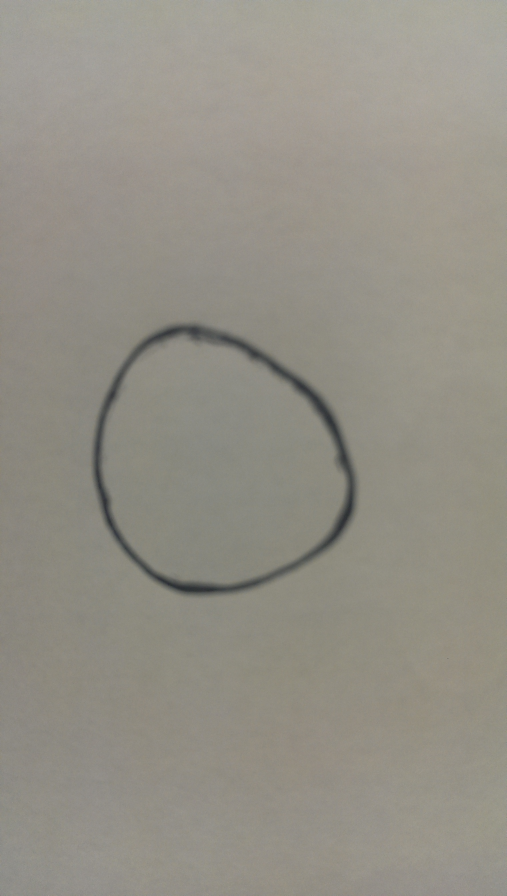
%> input picture test/lib-a/zero.jpg, 1520 x 2688 px (shown at 1/3 size)
$ octave jaccard_sim.m   (GNU Octave 9; MATLAB toolbox functions it lacks are replaced by stand-ins)
%> lines starting %> are read from the running program, lines starting %| are printed output that depends on the picture; in (x1, y1, x2, y2) boxes, pixels count from 0 and x2, y2 are one past the last pixel; in counts of white or black regions, pixels touching at a corner belong together; the program's own positions count from 1


% function [] = test(x,img)

clc;

ext_size = 50;
store = 0;      % 1:training 0:Testing(digit recognition)


%clear all;
%-----------backup the variables need to store the patterns in library-------
ret = exist('backup.mat', 'file');
if ret == 2
    load('backup')
else
    index=1;
    complete = 0;
    store_sample = zeros(ext_size,ext_size,10);
    zero_forg = zeros(2500,2);zero_frg_cnt = zeros(1,10);
    one_forg = zeros(2500,2);one_frg_cnt = zeros(1,10);
    two_forg = zeros(2500,2);two_frg_cnt = zeros(1,10);
    three_forg = zeros(2500,2);three_frg_cnt = zeros(1,10);
    four_forg = zeros(2500,2);four_frg_cnt = zeros(1,10);
    five_forg = zeros(2500,2);five_frg_cnt = zeros(1,10);
    six_forg = zeros(2500,2);six_frg_cnt = zeros(1,10);
    seven_forg = zeros(2500,2);seven_frg_cnt = zeros(1,10);
    eight_forg = zeros(2500,2);eight_frg_cnt = zeros(1,10);
    nine_forg = zeros(2500,2);nine_frg_cnt = zeros(1,10);
    d_1= zeros(1,10); d_2= zeros(1,10); d_3= zeros(1,10); d_4= zeros(1,10);
    d_5= zeros(1,10);d_6= zeros(1,10);d_7= zeros(1,10);d_8= zeros(1,10);
    d_9= zeros(1,10);d_0= zeros(1,10);
end
%------------------------------------------------------------------------


%---------training library---------------------
 for img = {'zero.jpg','one.jpg', 'two.jpg', 'three.jpg', 'four.jpg', 'five.jpg', 'six.jpg', 'seven.jpg', 'eight.jpg', 'nine.jpg'}
  image = img{1};
%----------------------------------------------

%  image = 'two.jpg';         %Image to be identify


%---------------------------Image Capturing------------------------------
x = imread(image);
%> x is the input picture: size 2688x1520x3 uint8; mean R, G, B 147.6, 144.1, 134.4
I = rgb2gray(x);
% [6 lines of commented-out code are left out]

BW = im2bw(I,0.4);
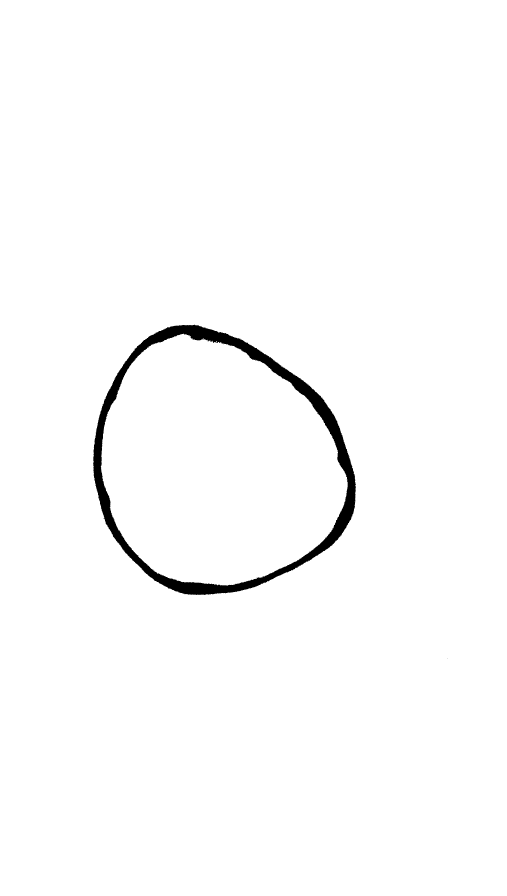
%> BW: size 2688x1520 logical (shown at 1/3 size); 98.4% white; 7 black regions (6 under 20 px), largest, box (x1, y1, x2, y2) and area: (279, 974, 1068, 1785) 64477
BW = imresize(BW, [200 200]);
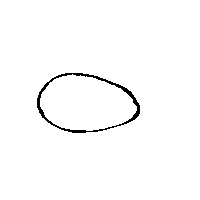
%> BW: size 200x200 logical; 98.4% white; black in thin lines or dots, all inside (x1, y1, x2, y2) = (37, 73, 140, 133)
get_size = size(BW);
%> get_size = [200 200]
%figure, imshow(BW);

rows = zeros(get_size(1), 1);
cols = zeros(1, get_size(2));
rows_extract = zeros(get_size(1), 1);
rw_index_ext = zeros(get_size(1), 1);
cols_extract = zeros(1, get_size(2));
col_index_ext = zeros(1, get_size(2));
j=1;
k=1;
for i = 1:get_size(1)
    rows(i) = sum(BW(i,:));  % sum of elements in a array
    if rows(i) ~= get_size(2) % check atleast one '0'
        rows_extract(j) = rows(i);
        rw_index_ext(k) = i;
        j = j + 1;
        k = k + 1;
    end
end
%> after the loop, j = 61; k = 61; rows = 200 values, max 200 at index 1, min 168 at index 131, mean 196.8; rows_extract = 200 values, max 194 at index 27, min 0 at index 61, mean 56.84; rw_index_ext = 200 values, max 133 at index 60, min 0 at index 61, mean 31.05


if j == 1
    fprintf('no number');
    return;
end

% [4 lines of commented-out code are left out]


j=1;
k=1;
for i = 1:get_size(2)
    cols(i) = sum(BW(:,i));
    if cols(i) ~= get_size(1)
        cols_extract(j) = cols(i);
        col_index_ext(k) = i;
        j = j + 1;
        k = k + 1;
    end
end
%> after the loop, col_index_ext = 200 values, max 140 at index 103, min 0 at index 104, mean 45.84; cols = 200 values, max 200 at index 1, min 179 at index 40, mean 196.8; cols_extract = 200 values, max 197 at index 50, min 0 at index 104, mean 99.84; j = 104; k = 104


rows_extract_temp = rows_extract;
%> rows_extract_temp has the same summary as rows_extract
rw_index_ext_temp = rw_index_ext;
%> rw_index_ext_temp has the same summary as rw_index_ext
cols_extract_temp = cols_extract;
%> cols_extract_temp has the same summary as cols_extract
col_index_ext_temp = col_index_ext;
%> col_index_ext_temp has the same summary as col_index_ext

rows_extract = rows_extract(rows_extract_temp.*rw_index_ext_temp ~= 0); %trunctating 0s
%> rows_extract = 60 values, max 194 at index 27, min 168 at index 58, mean 189.5
rw_index_ext = rw_index_ext(rows_extract_temp.*rw_index_ext_temp ~= 0);
%> rw_index_ext = 60 values from 74 to 133
cols_extract = cols_extract(cols_extract_temp.*col_index_ext_temp ~= 0);
%> cols_extract = 103 values, max 197 at index 50, min 179 at index 3, mean 193.9
col_index_ext = col_index_ext(cols_extract_temp.*col_index_ext_temp ~= 0);
%> col_index_ext = 103 values from 38 to 140

extract_rw_size = size(rows_extract);
%> extract_rw_size = [60 1]
extract_cl_size = size(cols_extract);
%> extract_cl_size = [1 103]

ext_rw_eff = size(rw_index_ext(1):rw_index_ext(extract_rw_size(1)));
%> ext_rw_eff = [1 60]
ext_cl_eff =  size(col_index_ext(1):col_index_ext(extract_cl_size(2)));
%> ext_cl_eff = [1 103]

extract_digit = zeros(ext_rw_eff(2), ext_cl_eff(2));
%> extract_digit: size 60x103 double; every value is 0
col_indx_start = col_index_ext(1);
%> col_indx_start = 38
for i = 1:ext_cl_eff(2)
    extract_digit(:,i) = BW(rw_index_ext(1):rw_index_ext(extract_rw_size(1)), ...
                    col_indx_start);
    col_indx_start = col_indx_start + 1;
end
%> this loop made 103 passes
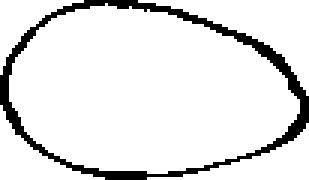
%> extract_digit: size 60x103 double (shown 3 times larger); values 0 (black) and 1 (white), 89.8% white; 1 black region, box (x1, y1, x2, y2) and area: (0, 0, 103, 60) 631
%> after the loop, col_indx_start = 141

new_bw = imresize(extract_digit, [50 50]);
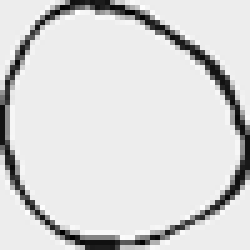
%> new_bw: size 50x50 double (shown 5 times larger); min -0.14, max 1.09, mean 0.898; drawn with min black and max white
new_bw = im2bw(new_bw,0.5);
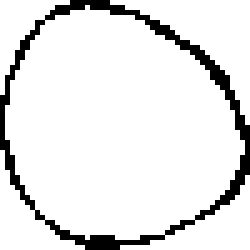
%> new_bw: size 50x50 logical (shown 5 times larger); 90% white; black in thin lines or dots
figure, imshow(new_bw);

%------------------------------------------------------------------------------

% store_sample = zeros(ext_size,ext_size,10);

%---------------captured training images stored in library--------------

if store == 1
    switch image
        case 'zero.jpg'
            zero_sample = new_bw;
            store_sample(:,:,1,index) = zero_sample;
        case 'one.jpg'
            one_sample = new_bw;
            store_sample(:,:,2,index) = one_sample;
        case 'two.jpg'
            two_sample = new_bw;
              store_sample(:,:,3,index) = two_sample;
        case 'three.jpg'
            three_sample = new_bw;
              store_sample(:,:,4,index) = three_sample;
        case 'four.jpg'
            four_sample = new_bw;
             store_sample(:,:,5,index) = four_sample;
        case 'five.jpg'
            five_sample = new_bw;
            store_sample(:,:,6,index) = five_sample;
        case 'six.jpg'
            six_sample = new_bw;
             store_sample(:,:,7,index) = six_sample;
        case 'seven.jpg'
            seven_sample = new_bw;
             store_sample(:,:,8,index) = seven_sample;
        case 'eight.jpg'
            eight_sample = new_bw;
             store_sample(:,:,9,index) = eight_sample;
        case 'nine.jpg'
            nine_sample = new_bw;
             store_sample(:,:,10,index) = nine_sample;
        otherwise
            dump = new_bw;
    end
end
%-----------------------------------------------------------------------

% function [ cnt, frgnd_mat ] = frgnd_cnt( x )

min1=1;min2=1;min3=1;min4=1;min5=1;
min6=1;min7=1;min8=1;min9=1;min0=1;

%-------store foreground pixels and foreground pixel count in libray------
if store == 1
    switch image
        case 'zero.jpg'
%             [zero_frg_cnt,zero_forg] = frgnd_cnt(1,ext_size,store_sample);
            k = 1;
%             zero_forg = zeros(2500,2);
            for i = 1:ext_size
                for j = 1:ext_size
                    if store_sample(i,j,1,index) == 0
                        zero_forg(k,1,index) = i;
                        zero_forg(k,2,index) = j;
                        k = k + 1;
                    end
                end
            end
            zero_frg_cnt(index) = k-1;


        case 'one.jpg'
%             [one_frg_cnt,one_forg] = frgnd_cnt(2,ext_size,store_sample);
            k = 1;
            %one_forg = zeros(2500,2);
            for i = 1:ext_size
                for j = 1:ext_size
                    if store_sample(i,j,2,index) == 0
                        one_forg(k,1,index) = i;
                        one_forg(k,2,index) = j;
                        k = k + 1;
                    end
                end
            end
            one_frg_cnt(index) = k-1;
        case 'two.jpg'
%             [two_frg_cnt,two_forg] = frgnd_cnt(3,ext_size,store_sample);
            k = 1;
            %two_forg = zeros(2500,2);
            for i = 1:ext_size
                for j = 1:ext_size
                    if store_sample(i,j,3,index) == 0
                        two_forg(k,1,index) = i;
                        two_forg(k,2,index) = j;
                        k = k + 1;
                    end
                end
            end
            two_frg_cnt(index) = k-1;
        case 'three.jpg'
%             [three_frg_cnt,three_forg] = frgnd_cnt(4,ext_size,store_sample);
            k = 1;
            %three_forg = zeros(2500,2);
            for i = 1:ext_size
                for j = 1:ext_size
                    if store_sample(i,j,4,index) == 0
                        three_forg(k,1,index) = i;
                        three_forg(k,2,index) = j;
                        k = k + 1;
                    end
                end
            end
            three_frg_cnt(index) = k-1;
        case 'four.jpg'
%             [four_frg_cnt,four_forg] = frgnd_cnt(5,ext_size,store_sample);
            k = 1;
            four_forg = zeros(2500,2);
            for i = 1:ext_size
                for j = 1:ext_size
                    if store_sample(i,j,5,index) == 0
                        four_forg(k,1,index) = i;
                        four_forg(k,2,index) = j;
                        k = k + 1;
                    end
                end
            end
            four_frg_cnt(index) = k-1;
        case 'five.jpg'
%             [five_frg_cnt,five_forg] = frgnd_cnt(6,ext_size,store_sample);
            k = 1;
            %five_forg = zeros(2500,2);
            for i = 1:ext_size
                for j = 1:ext_size
                    if store_sample(i,j,6,index) == 0
                        five_forg(k,1,index) = i;
                        five_forg(k,2,index) = j;
                        k = k + 1;
                    end
                end
            end
            five_frg_cnt(index) = k-1;
        case 'six.jpg'
%             [six_frg_cnt,six_forg] = frgnd_cnt(7,ext_size,store_sample);
            k = 1;
            %six_forg = zeros(2500,2);
            for i = 1:ext_size
                for j = 1:ext_size
                    if store_sample(i,j,7,index) == 0
                        six_forg(k,1,index) = i;
                        six_forg(k,2,index) = j;
                        k = k + 1;
                    end
                end
            end
            six_frg_cnt(index) = k-1;
        case 'seven.jpg'
%             [seven_frg_cnt,seven_forg] = frgnd_cnt(8,ext_size,store_sample);
            k = 1;
            %seven_forg = zeros(2500,2);
            for i = 1:ext_size
                for j = 1:ext_size
                    if store_sample(i,j,8,index) == 0
                        seven_forg(k,1,index) = i;
                        seven_forg(k,2,index) = j;
                        k = k + 1;
                    end
                end
            end
            seven_frg_cnt(index) = k-1;
        case 'eight.jpg'
%             [eight_frg_cnt,eight_forg] = frgnd_cnt(9,ext_size,store_sample);
            k = 1;
            eight_forg = zeros(2500,2);
            for i = 1:ext_size
                for j = 1:ext_size
                    if store_sample(i,j,9,index) == 0
                        eight_forg(k,1,index) = i;
                        eight_forg(k,2,index) = j;
                        k = k + 1;
                    end
                end
            end
            eight_frg_cnt(index) = k-1;
        case 'nine.jpg'
%             [nine_frg_cnt,nine_forg] = frgnd_cnt(10,ext_size,store_sample);
            k = 1;
            %nine_forg = zeros(2500,2);
            for i = 1:ext_size
                for j = 1:ext_size
                    if store_sample(i,j,10,index) == 0
                        nine_forg(k,1,index) = i;
                        nine_forg(k,2,index) = j;
                        k = k + 1;
                    end
                end
            end
            nine_frg_cnt(index) = k-1;
    end
end
%-------------------------------------------------------------------------


if store == 0

if complete == 1
    loop = 5;
else
    loop = index;
end

%-----foreground calculation of image to be indentify--------------
in_forg = zeros(2500,2);
k = 1;
    for i = 1:ext_size
        for j = 1:ext_size
            if new_bw(i,j) == 0
                in_forg(k,1) = i;
                in_forg(k,2) = j;
                k = k + 1;
            end
        end
    end
%> after the loop, in_forg = 2500 rows, first 12: [1 15; 1 16; 1 17; 1 18; 1 19; 1 20; 1 21; 1 22; 2 12; 2 13; 2 14; 2 15]; k = 251
in_frg_cnt = k-1;
%> in_frg_cnt = 250
%-------------------------------------------------------------------


%-----------Jaccard distance calculations---------------------------------

min1=1;min2=1;min3=1;min4=1;min5=1;
min6=1;min7=1;min8=1;min9=1;min0=1;

temp0 = 0;temp1 = 0;temp2 = 0;temp3 = 0;temp4 = 0;temp5 = 0;
temp6 = 0;temp7 = 0;temp8 = 0;temp9 = 0;
for cnt = 1:(loop-1)
p = 0;
fprintf('in')
for i = 1:in_frg_cnt
    for j = 1:zero_frg_cnt(cnt)
        if in_forg(i,1) == zero_forg(j,1,cnt) && in_forg(i,2) == zero_forg(j,2,cnt)
            p = p + 1;
        end
    end
end
q = in_frg_cnt - p;
r = zero_frg_cnt(cnt) -p;
d_0(cnt) = 1 - (p / (p + q + r));

if d_0(cnt) < min0
    min0 = d_0(cnt);
end
temp0 = temp0 + d_0(cnt);

p = 0;
for i = 1:in_frg_cnt
    for j = 1:one_frg_cnt(cnt)
        if in_forg(i,1) == one_forg(j,1,cnt) && in_forg(i,2) == one_forg(j,2,cnt)
            p = p + 1;
        end
    end
end
q = in_frg_cnt - p;
r = one_frg_cnt(cnt) -p;
d_1(cnt) = 1 - (p / (p + q + r));

if d_1(cnt) < min1
    min1 = d_1(cnt);
end

temp1 = temp1 + d_1(cnt);

p = 0;
for i = 1:in_frg_cnt
    for j = 1:two_frg_cnt(cnt)
        if in_forg(i,1) == two_forg(j,1,cnt) && in_forg(i,2) == two_forg(j,2,cnt)
            p = p + 1;
        end
    end
end
q = in_frg_cnt - p;
r = two_frg_cnt(cnt) -p;
d_2(cnt) = 1 - (p / (p + q + r));

if d_2(cnt) < min2
    min2 = d_2(cnt);
end

temp2 = temp2 + d_2(cnt);

p = 0;
for i = 1:in_frg_cnt
    for j = 1:three_frg_cnt(cnt)
        if in_forg(i,1) == three_forg(j,1,cnt) && in_forg(i,2) == three_forg(j,2,cnt)
            p = p + 1;
        end
    end
end
q = in_frg_cnt - p;
r = three_frg_cnt(cnt) -p;
d_3(cnt) = 1 - (p / (p + q + r));

if d_3(cnt) < min3
    min3 = d_3(cnt);
end

temp3 = temp3 + d_3(cnt);

p = 0;
for i = 1:in_frg_cnt
    for j = 1:four_frg_cnt(cnt)
        if in_forg(i,1) == four_forg(j,1,cnt) && in_forg(i,2) == four_forg(j,2,cnt)
            p = p + 1;
        end
    end
end
q = in_frg_cnt - p;
r = four_frg_cnt(cnt) -p;
d_4(cnt) = 1 - (p / (p + q + r));

if d_4(cnt) < min4
    min4 = d_4(cnt);
end

temp4 = temp4 + d_4(cnt);

p = 0;
for i = 1:in_frg_cnt
    for j = 1:five_frg_cnt(cnt)
        if in_forg(i,1) == five_forg(j,1,cnt) && in_forg(i,2) == five_forg(j,2,cnt)
            p = p + 1;
        end
    end
end
q = in_frg_cnt - p;
r = five_frg_cnt(cnt) -p;
d_5(cnt) = 1 - (p / (p + q + r));

if d_5(cnt) < min5
    min5 = d_5(cnt);
end

temp5 = temp5 + d_5(cnt);

p = 0;
for i = 1:in_frg_cnt
    for j = 1:six_frg_cnt(cnt)
        if in_forg(i,1) == six_forg(j,1,cnt) && in_forg(i,2) == six_forg(j,2,cnt)
            p = p + 1;
        end
    end
end
q = in_frg_cnt - p;
r = six_frg_cnt(cnt) -p;
d_6(cnt) = 1 - (p / (p + q + r));

if d_6(cnt) < min6
    min6 = d_6(cnt);
end

temp6 = temp6 + d_6(cnt);

p = 0;
for i = 1:in_frg_cnt
    for j = 1:seven_frg_cnt(cnt)
        if in_forg(i,1) == seven_forg(j,1,cnt) && in_forg(i,2) == seven_forg(j,2,cnt)
            p = p + 1;
        end
    end
end
q = in_frg_cnt - p;
r = seven_frg_cnt(cnt) -p;
d_7(cnt) = 1 - (p / (p + q + r));

if d_7(cnt) < min7
    min7 = d_7(cnt);
end

temp7 = temp7 + d_7(cnt);

p = 0;
for i = 1:in_frg_cnt
    for j = 1:eight_frg_cnt(cnt)
        if in_forg(i,1) == eight_forg(j,1,cnt) && in_forg(i,2) == eight_forg(j,2,cnt)
            p = p + 1;
        end
    end
end
q = in_frg_cnt - p;
r = eight_frg_cnt(cnt) -p;
d_8(cnt) = 1 - (p / (p + q + r));

if d_8(cnt) < min8
    min8 = d_8(cnt);
end

temp8 = temp8 + d_8(cnt);

p = 0;
for i = 1:in_frg_cnt
    for j = 1:nine_frg_cnt(cnt)
        if in_forg(i,1) == nine_forg(j,1,cnt) && in_forg(i,2) == nine_forg(j,2,cnt)
            p = p + 1;
        end
    end
end
q = in_frg_cnt - p;
r = nine_frg_cnt(cnt) -p;
d_9(cnt) = 1 - (p / (p + q + r));

if d_9(cnt) < min9
    min9 = d_9(cnt);
end

temp9 = temp9 + d_9(cnt);

%---------store all distances in log file for%analalys------------------

f_id = fopen('log.txt','wt');
i=0;
fprintf(f_id,'\n--------------reading 1------------------------\n');
for cnt = 1:(loop-1)
%> (the run ends here)
